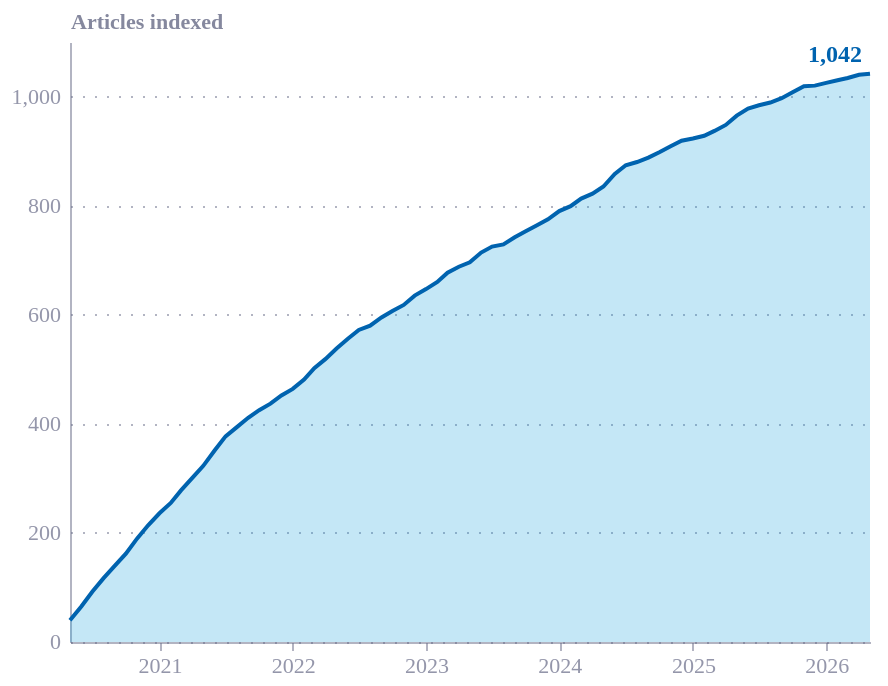

Express this chart as Vega-Lite.
### Vega-Lite specification from a JSON file in a GitHub repository (floating-point values rounded to 4 significant figures)
{"config": {"font": "Circular Std", "text": {"color": "#676A86", "align": "left", "baseline": "middle", "dx": 7, "dy": 0, "fontSize": 11}, "view": {"stroke": null, "continuousWidth": 400, "continuousHeight": 300, "discreteWidth": 400, "discreteHeight": 300}, "range": {"category": ["#36B7B4", "#E6224B", "#F4C245", "#0063AF", "#00A767", "#179FDB", "#EB5C2E", "#5C267B", "#122B39"], "diverging": ["#E6224B", "#E54753", "#C9C9C9", "#179FDB", "#122B39"], "heatmap": ["#C9C9C9", "#179FDB", "#0063AF", "#122B39"], "ordinal": ["#00A767", "#36B7B4", "#179FDB", "#0063AF", "#243B5A"]}, "bar": {"color": "#179fdb"}, "line": {"color": "#e6224b"}, "rule": {"color": "#676A86"}, "area": {"fill": "#d6d4d4b3", "opacity": 0.8}, "point": {"filled": true, "size": 80, "color": "#e6224b", "opacity": 0.95}, "geoshape": {"stroke": "white", "strokeWidth": 0.3}, "rect": {"fill": "#d6d4d4", "opacity": 0.35}, "axis": {"labelColor": "#676A86", "labelFontSize": 11, "labelFont": "Circular Std", "labelOpacity": 0.7, "tickColor": "#676A86", "tickOpacity": 0.5, "domainColor": "#676A86", "domainOpacity": 0.5, "gridColor": "#676A86", "gridDash": [2, 2], "gridOpacity": 0.5, "title": null, "titleColor": "#676A86", "titleOpacity": 0.8, "tickSize": 4}, "axisXDiscrete": {"grid": false, "labelAngle": 0, "tickCount": 10, "tickOpacity": 0.5, "title": null}, "axisYDiscrete": {"ticks": false, "labelPadding": 5}, "axisXTemporal": {"grid": false, "ticks": true, "title": ""}, "axisXQuantitative": {"grid": true}, "axisYQuantitative": {"gridColor": "#676A86", "gridDash": [1, 5], "gridOpacity": 0.5, "ticks": false, "labelPadding": 5, "tickCount": 8, "titleAngle": 0, "titleAlign": "left", "titleBaseline": "bottom", "titleX": 0, "titleY": -5}, "title": {"color": "#676A86", "subtitleColor": "#676A86E6", "font": "Circular Std", "subtitleFont": "Circular Std", "anchor": "start", "fontSize": 14, "subtitleFontSize": 12, "subtitlePadding": 4, "offset": 0, "frame": "group"}, "legend": {"titleColor": "#122b39", "title": null, "labelColor": "#122b39", "labelFontSize": 11}}, "layer": [{"data": {"name": "data-b81878a8d3f128f81652fe96bcdbbddc"}, "mark": {"type": "area", "color": "#179FDB", "line": {"color": "#0063AF"}, "opacity": 0.25}, "encoding": {"tooltip": [{"field": "month", "format": "%b %Y", "title": "Month", "type": "temporal"}, {"field": "articles", "format": ",", "title": "Articles", "type": "quantitative"}], "x": {"axis": {"format": "%Y", "tickCount": 6}, "field": "month", "title": null, "type": "temporal"}, "y": {"axis": {"tickCount": 4}, "field": "articles", "title": "Articles indexed", "type": "quantitative"}}}, {"data": {"name": "data-f538bb2ac657830f59bf0092bebd2dda"}, "mark": {"type": "text", "align": "right", "color": "#0063AF", "dx": -4, "dy": -10, "fontSize": 12, "fontWeight": "bold"}, "encoding": {"text": {"field": "articles", "format": ",", "type": "quantitative"}, "x": {"field": "month", "type": "temporal"}, "y": {"field": "articles", "type": "quantitative"}}}], "height": "container", "width": "container", "$schema": "https://vega.github.io/schema/vega-lite/v6.4.1.json", "datasets": {"data-b81878a8d3f128f81652fe96bcdbbddc": [{"month": "2020-05", "articles": 40}, {"month": "2020-06", "articles": 65}, {"month": "2020-07", "articles": 92}, {"month": "2020-08", "articles": 117}, {"month": "2020-09", "articles": 140}, {"month": "2020-10", "articles": 162}, {"month": "2020-11", "articles": 190}, {"month": "2020-12", "articles": 214}, {"month": "2021-01", "articles": 236}, {"month": "2021-02", "articles": 255}, {"month": "2021-03", "articles": 278}, {"month": "2021-04", "articles": 301}, {"month": "2021-05", "articles": 323}, {"month": "2021-06", "articles": 351}, {"month": "2021-07", "articles": 377}, {"month": "2021-08", "articles": 394}, {"month": "2021-09", "articles": 411}, {"month": "2021-10", "articles": 425}, {"month": "2021-11", "articles": 437}, {"month": "2021-12", "articles": 452}, {"month": "2022-01", "articles": 464}, {"month": "2022-02", "articles": 481}, {"month": "2022-03", "articles": 502}, {"month": "2022-04", "articles": 519}, {"month": "2022-05", "articles": 538}, {"month": "2022-06", "articles": 556}, {"month": "2022-07", "articles": 572}, {"month": "2022-08", "articles": 580}, {"month": "2022-09", "articles": 595}, {"month": "2022-10", "articles": 607}, {"month": "2022-11", "articles": 618}, {"month": "2022-12", "articles": 635}, {"month": "2023-01", "articles": 647}, {"month": "2023-02", "articles": 660}, {"month": "2023-03", "articles": 677}, {"month": "2023-04", "articles": 688}, {"month": "2023-05", "articles": 696}, {"month": "2023-06", "articles": 714}, {"month": "2023-07", "articles": 725}, {"month": "2023-08", "articles": 729}, {"month": "2023-09", "articles": 742}, {"month": "2023-10", "articles": 753}, {"month": "2023-11", "articles": 764}, {"month": "2023-12", "articles": 775}, {"month": "2024-01", "articles": 790}, {"month": "2024-02", "articles": 799}, {"month": "2024-03", "articles": 813}, {"month": "2024-04", "articles": 822}, {"month": "2024-05", "articles": 835}, {"month": "2024-06", "articles": 858}, {"month": "2024-07", "articles": 874}, {"month": "2024-08", "articles": 880}, {"month": "2024-09", "articles": 888}, {"month": "2024-10", "articles": 898}, {"month": "2024-11", "articles": 909}, {"month": "2024-12", "articles": 919}, {"month": "2025-01", "articles": 923}, {"month": "2025-02", "articles": 928}, {"month": "2025-03", "articles": 937}, {"month": "2025-04", "articles": 948}, {"month": "2025-05", "articles": 965}, {"month": "2025-06", "articles": 978}, {"month": "2025-07", "articles": 984}, {"month": "2025-08", "articles": 989}, {"month": "2025-09", "articles": 997}, {"month": "2025-10", "articles": 1008}, {"month": "2025-11", "articles": 1019}, {"month": "2025-12", "articles": 1020}, {"month": "2026-01", "articles": 1025}, {"month": "2026-02", "articles": 1030}, {"month": "2026-03", "articles": 1034}, {"month": "2026-04", "articles": 1040}, {"month": "2026-05", "articles": 1042}], "data-f538bb2ac657830f59bf0092bebd2dda": [{"month": "2026-05", "articles": 1042}]}}
